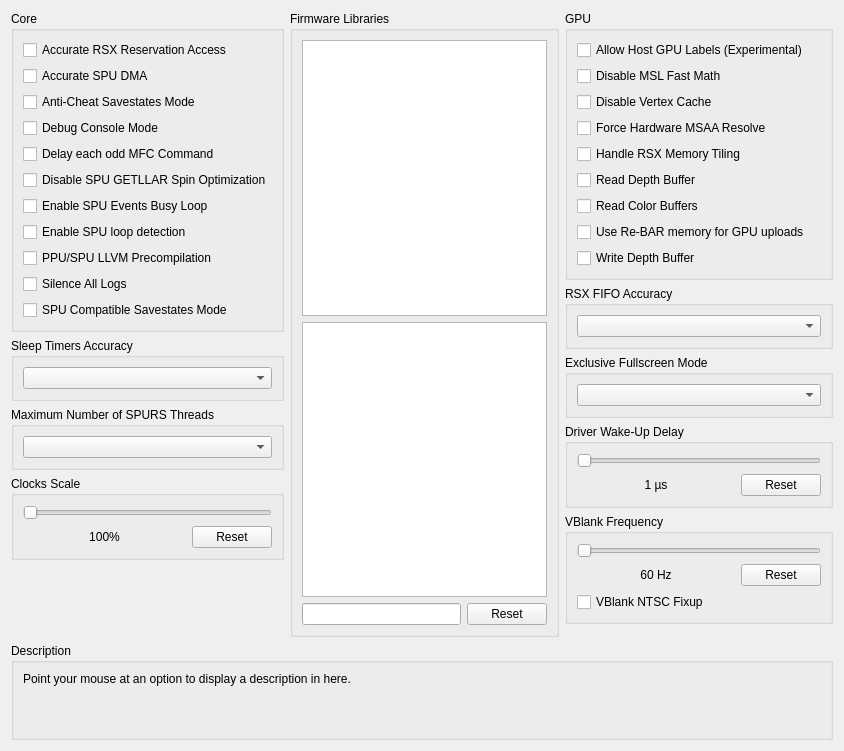
      <widget class="QWidget" name="advancedTab">
       <attribute name="title">
        <string>Advanced</string>
       </attribute>
       <layout class="QVBoxLayout" name="advancedTab_layout" stretch="1,0,0">
        <item>
         <layout class="QHBoxLayout" name="advancedTabLayout" stretch="1,1,1">
          <item>
           <layout class="QVBoxLayout" name="advancedTabLayoutLeft">
            <item>
             <widget class="QGroupBox" name="gb_advanced_core">
              <property name="sizePolicy">
               <sizepolicy hsizetype="Preferred" vsizetype="Minimum">
                <horstretch>0</horstretch>
                <verstretch>0</verstretch>
               </sizepolicy>
              </property>
              <property name="title">
               <string>Core</string>
              </property>
              <layout class="QVBoxLayout" name="gb_advanced_core_layout">
               <item>
                <widget class="QCheckBox" name="accurateRSXAccess">
                 <property name="text">
                  <string>Accurate RSX Reservation Access</string>
                 </property>
                </widget>
               </item>
               <item>
                <widget class="QCheckBox" name="accurateSpuDMA">
                 <property name="text">
                  <string>Accurate SPU DMA</string>
                 </property>
                </widget>
               </item>
               <item>
                <widget class="QCheckBox" name="antiCheatSavestates">
                 <property name="text">
                  <string>Anti-Cheat Savestates Mode</string>
                 </property>
                </widget>
               </item>
               <item>
                <widget class="QCheckBox" name="debugConsoleMode">
                 <property name="text">
                  <string>Debug Console Mode</string>
                 </property>
                </widget>
               </item>
               <item>
                <widget class="QCheckBox" name="mfcDelayCommand">
                 <property name="text">
                  <string>Delay each odd MFC Command</string>
                 </property>
                </widget>
               </item>
               <item>
                <widget class="QCheckBox" name="disableSpinOptimization">
                 <property name="text">
                  <string>Disable SPU GETLLAR Spin Optimization</string>
                 </property>
                </widget>
               </item>
               <item>
                <widget class="QCheckBox" name="enableSpuEventsBusyLoop">
                 <property name="text">
                  <string>Enable SPU Events Busy Loop</string>
                 </property>
                </widget>
               </item>
               <item>
                <widget class="QCheckBox" name="spuLoopDetection">
                 <property name="text">
                  <string>Enable SPU loop detection</string>
                 </property>
                </widget>
               </item>
               <item>
                <widget class="QCheckBox" name="llvmPrecompilation">
                 <property name="text">
                  <string>PPU/SPU LLVM Precompilation</string>
                 </property>
                </widget>
               </item>
               <item>
                <widget class="QCheckBox" name="silenceAllLogs">
                 <property name="text">
                  <string>Silence All Logs</string>
                 </property>
                </widget>
               </item>
               <item>
                <widget class="QCheckBox" name="compatibleSavestates">
                 <property name="text">
                  <string>SPU Compatible Savestates Mode</string>
                 </property>
                </widget>
               </item>
              </layout>
             </widget>
            </item>
            <item>
             <widget class="QGroupBox" name="gb_sleep_timers_accuracy">
              <property name="sizePolicy">
               <sizepolicy hsizetype="Preferred" vsizetype="Minimum">
                <horstretch>0</horstretch>
                <verstretch>0</verstretch>
               </sizepolicy>
              </property>
              <property name="title">
               <string>Sleep Timers Accuracy</string>
              </property>
              <layout class="QVBoxLayout" name="gb_sleep_timers_accuracy_layout">
               <item>
                <widget class="QComboBox" name="sleepTimersAccuracy"/>
               </item>
              </layout>
             </widget>
            </item>
            <item>
             <widget class="QGroupBox" name="gb_max_spurs_threads">
              <property name="sizePolicy">
               <sizepolicy hsizetype="Preferred" vsizetype="Minimum">
                <horstretch>0</horstretch>
                <verstretch>0</verstretch>
               </sizepolicy>
              </property>
              <property name="title">
               <string>Maximum Number of SPURS Threads</string>
              </property>
              <layout class="QVBoxLayout" name="gb_max_spurs_threads_layout">
               <item>
                <widget class="QComboBox" name="maxSPURSThreads"/>
               </item>
              </layout>
             </widget>
            </item>
            <item>
             <widget class="QGroupBox" name="gb_clockScale">
              <property name="sizePolicy">
               <sizepolicy hsizetype="Preferred" vsizetype="Minimum">
                <horstretch>0</horstretch>
                <verstretch>0</verstretch>
               </sizepolicy>
              </property>
              <property name="title">
               <string>Clocks Scale</string>
              </property>
              <layout class="QVBoxLayout" name="gb_clockScale_layout">
               <item>
                <widget class="QSlider" name="clockScale">
                 <property name="orientation">
                  <enum>Qt::Orientation::Horizontal</enum>
                 </property>
                </widget>
               </item>
               <item>
                <layout class="QHBoxLayout" name="clockScaleLayout" stretch="1,0">
                 <item>
                  <widget class="QLabel" name="clockScaleText">
                   <property name="text">
                    <string>100%</string>
                   </property>
                   <property name="alignment">
                    <set>Qt::AlignmentFlag::AlignCenter</set>
                   </property>
                  </widget>
                 </item>
                 <item>
                  <widget class="QPushButton" name="clockScaleReset">
                   <property name="text">
                    <string>Reset</string>
                   </property>
                  </widget>
                 </item>
                </layout>
               </item>
              </layout>
             </widget>
            </item>
            <item>
             <spacer name="advancedTabSpacerLeft">
              <property name="orientation">
               <enum>Qt::Orientation::Vertical</enum>
              </property>
              <property name="sizeType">
               <enum>QSizePolicy::Policy::MinimumExpanding</enum>
              </property>
              <property name="sizeHint" stdset="0">
               <size>
                <width>0</width>
                <height>0</height>
               </size>
              </property>
             </spacer>
            </item>
           </layout>
          </item>
          <item>
           <layout class="QVBoxLayout" name="advancedTabLayoutMiddle">
            <item>
             <widget class="QGroupBox" name="gb_libs">
              <property name="title">
               <string>Firmware Libraries</string>
              </property>
              <layout class="QVBoxLayout" name="gb_libs_layout">
               <item>
                <widget class="QListWidget" name="hleList">
                 <property name="sizePolicy">
                  <sizepolicy hsizetype="Preferred" vsizetype="Preferred">
                   <horstretch>0</horstretch>
                   <verstretch>0</verstretch>
                  </sizepolicy>
                 </property>
                 <property name="selectionMode">
                  <enum>QAbstractItemView::SelectionMode::ExtendedSelection</enum>
                 </property>
                </widget>
               </item>
               <item>
                <widget class="QListWidget" name="lleList">
                 <property name="sizePolicy">
                  <sizepolicy hsizetype="Preferred" vsizetype="Preferred">
                   <horstretch>0</horstretch>
                   <verstretch>0</verstretch>
                  </sizepolicy>
                 </property>
                 <property name="selectionMode">
                  <enum>QAbstractItemView::SelectionMode::ExtendedSelection</enum>
                 </property>
                </widget>
               </item>
               <item>
                <layout class="QHBoxLayout" name="gb_lleLibs_layout" stretch="1,0">
                 <property name="spacing">
                  <number>6</number>
                 </property>
                 <property name="sizeConstraint">
                  <enum>QLayout::SizeConstraint::SetNoConstraint</enum>
                 </property>
                 <item>
                  <widget class="QLineEdit" name="searchBox"/>
                 </item>
                 <item>
                  <widget class="QPushButton" name="resetLleList">
                   <property name="text">
                    <string>Reset</string>
                   </property>
                  </widget>
                 </item>
                </layout>
               </item>
              </layout>
             </widget>
            </item>
           </layout>
          </item>
          <item>
           <layout class="QVBoxLayout" name="advancedTabLayoutRight">
            <item>
             <widget class="QGroupBox" name="gb_advanced_gpu">
              <property name="sizePolicy">
               <sizepolicy hsizetype="Preferred" vsizetype="Minimum">
                <horstretch>0</horstretch>
                <verstretch>0</verstretch>
               </sizepolicy>
              </property>
              <property name="title">
               <string>GPU</string>
              </property>
              <layout class="QVBoxLayout" name="gb_advanced_gpu_layout">
               <item>
                <widget class="QCheckBox" name="allowHostGPULabels">
                 <property name="text">
                  <string>Allow Host GPU Labels (Experimental)</string>
                 </property>
                </widget>
               </item>
               <item>
                <widget class="QCheckBox" name="disableMslFastMath">
                 <property name="text">
                  <string>Disable MSL Fast Math</string>
                 </property>
                </widget>
               </item>
               <item>
                <widget class="QCheckBox" name="disableVertexCache">
                 <property name="text">
                  <string>Disable Vertex Cache</string>
                 </property>
                </widget>
               </item>
               <item>
                <widget class="QCheckBox" name="forceHwMSAAResolve">
                 <property name="text">
                  <string>Force Hardware MSAA Resolve</string>
                 </property>
                </widget>
               </item>
               <item>
                <widget class="QCheckBox" name="handleTiledMemory">
                 <property name="text">
                  <string>Handle RSX Memory Tiling</string>
                 </property>
                </widget>
               </item>
               <item>
                <widget class="QCheckBox" name="readDepth">
                 <property name="text">
                  <string>Read Depth Buffer</string>
                 </property>
                </widget>
               </item>
               <item>
                <widget class="QCheckBox" name="readColor">
                 <property name="text">
                  <string>Read Color Buffers</string>
                 </property>
                </widget>
               </item>
               <item>
                <widget class="QCheckBox" name="useReBAR">
                 <property name="text">
                  <string>Use Re-BAR memory for GPU uploads</string>
                 </property>
                </widget>
               </item>
               <item>
                <widget class="QCheckBox" name="dumpDepth">
                 <property name="text">
                  <string>Write Depth Buffer</string>
                 </property>
                </widget>
               </item>
              </layout>
             </widget>
            </item>
            <item>
             <widget class="QGroupBox" name="gb_rsx_fifo_accuracy">
              <property name="sizePolicy">
               <sizepolicy hsizetype="Preferred" vsizetype="Minimum">
                <horstretch>0</horstretch>
                <verstretch>0</verstretch>
               </sizepolicy>
              </property>
              <property name="title">
               <string>RSX FIFO Accuracy</string>
              </property>
              <layout class="QVBoxLayout" name="gb_rsx_fifo_accuracy_layout">
               <item>
                <widget class="QComboBox" name="FIFOAccuracy"/>
               </item>
              </layout>
             </widget>
            </item>
            <item>
             <widget class="QGroupBox" name="gb_exclusiveFullscreen">
              <property name="sizePolicy">
               <sizepolicy hsizetype="Preferred" vsizetype="Minimum">
                <horstretch>0</horstretch>
                <verstretch>0</verstretch>
               </sizepolicy>
              </property>
              <property name="title">
               <string>Exclusive Fullscreen Mode</string>
              </property>
              <layout class="QVBoxLayout" name="gb_exclusiveFullscreen_layout">
               <item>
                <widget class="QComboBox" name="exclusiveFullscreenMode"/>
               </item>
              </layout>
             </widget>
            </item>
            <item>
             <widget class="QGroupBox" name="gb_wakeupDelay">
              <property name="sizePolicy">
               <sizepolicy hsizetype="Preferred" vsizetype="Minimum">
                <horstretch>0</horstretch>
                <verstretch>0</verstretch>
               </sizepolicy>
              </property>
              <property name="title">
               <string>Driver Wake-Up Delay</string>
              </property>
              <layout class="QVBoxLayout" name="gb_wakeupDelay_layout">
               <item>
                <widget class="QSlider" name="wakeupDelay">
                 <property name="orientation">
                  <enum>Qt::Orientation::Horizontal</enum>
                 </property>
                </widget>
               </item>
               <item>
                <layout class="QHBoxLayout" name="wakeupDelayLayout" stretch="1,0">
                 <item>
                  <widget class="QLabel" name="wakeupText">
                   <property name="text">
                    <string>1 µs</string>
                   </property>
                   <property name="alignment">
                    <set>Qt::AlignmentFlag::AlignCenter</set>
                   </property>
                  </widget>
                 </item>
                 <item>
                  <widget class="QPushButton" name="wakeupReset">
                   <property name="text">
                    <string>Reset</string>
                   </property>
                  </widget>
                 </item>
                </layout>
               </item>
              </layout>
             </widget>
            </item>
            <item>
             <widget class="QGroupBox" name="gb_vblank">
              <property name="sizePolicy">
               <sizepolicy hsizetype="Preferred" vsizetype="Minimum">
                <horstretch>0</horstretch>
                <verstretch>0</verstretch>
               </sizepolicy>
              </property>
              <property name="title">
               <string>VBlank Frequency</string>
              </property>
              <layout class="QVBoxLayout" name="gb_vblank_layout">
               <item>
                <widget class="QSlider" name="vblank">
                 <property name="orientation">
                  <enum>Qt::Orientation::Horizontal</enum>
                 </property>
                </widget>
               </item>
               <item>
                <layout class="QHBoxLayout" name="vBlankLayout" stretch="1,0">
                 <item>
                  <widget class="QLabel" name="vblankText">
                   <property name="text">
                    <string>60 Hz</string>
                   </property>
                   <property name="alignment">
                    <set>Qt::AlignmentFlag::AlignCenter</set>
                   </property>
                  </widget>
                 </item>
                 <item>
                  <widget class="QPushButton" name="vblankReset">
                   <property name="text">
                    <string>Reset</string>
                   </property>
                  </widget>
                 </item>
                </layout>
               </item>
               <item>
                <widget class="QCheckBox" name="vblankNTSCFixup">
                 <property name="text">
                  <string>VBlank NTSC Fixup</string>
                 </property>
                </widget>
               </item>
              </layout>
             </widget>
            </item>
            <item>
             <spacer name="advancedTabSpacerRight">
              <property name="orientation">
               <enum>Qt::Orientation::Vertical</enum>
              </property>
              <property name="sizeType">
               <enum>QSizePolicy::Policy::MinimumExpanding</enum>
              </property>
              <property name="sizeHint" stdset="0">
               <size>
                <width>13</width>
                <height>13</height>
               </size>
              </property>
             </spacer>
            </item>
           </layout>
          </item>
         </layout>
        </item>
        <item>
         <spacer name="advancedTabSpacer">
          <property name="orientation">
           <enum>Qt::Orientation::Vertical</enum>
          </property>
          <property name="sizeHint" stdset="0">
           <size>
            <width>0</width>
            <height>0</height>
           </size>
          </property>
         </spacer>
        </item>
        <item>
         <widget class="QGroupBox" name="gb_description_advanced">
          <property name="title">
           <string>Description</string>
          </property>
          <layout class="QVBoxLayout" name="gb_description_advanced_layout">
           <item>
            <widget class="QLabel" name="description_advanced">
             <property name="text">
              <string>Point your mouse at an option to display a description in here.


</string>
             </property>
             <property name="textFormat">
              <enum>Qt::TextFormat::PlainText</enum>
             </property>
             <property name="alignment">
              <set>Qt::AlignmentFlag::AlignLeading|Qt::AlignmentFlag::AlignLeft|Qt::AlignmentFlag::AlignTop</set>
             </property>
             <property name="wordWrap">
              <bool>true</bool>
             </property>
            </widget>
           </item>
          </layout>
         </widget>
        </item>
       </layout>
      </widget>
